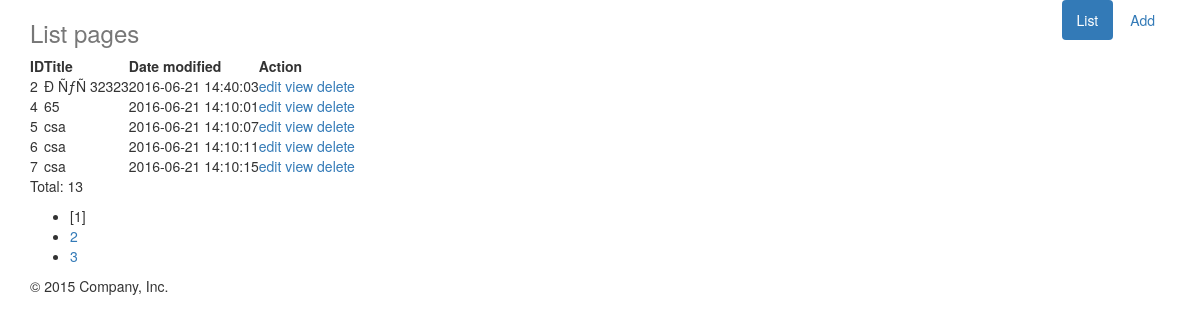
The page / on the database its author committed.
### tables this page shows
CREATE TABLE `pet__page` (
  `pageId` int(10) unsigned NOT NULL AUTO_INCREMENT,
  `title` varchar(255) NOT NULL,
  `body` mediumtext NOT NULL,
  `keywords` varchar(255) NOT NULL DEFAULT '',
  `modified` datetime NOT NULL DEFAULT '0000-00-00 00:00:00',
  PRIMARY KEY (`pageId`),
  KEY `modified` (`modified`)
);

### src/app/controller/PageController.php (called while the page is built, shortened)
<?php
class PageController implements ApplyAppableInterface {
    private $dao;
    public function actionIndex($p = 0) {
        $limit = 5;
        View::renderPhp('list', [
            'list'  => $this->dao->query( $p, $limit ),
            'size'  => $this->dao->size(),
            'limit' => $limit,
            'page'  => $p,
        ]);
    }
    public function appInit(AppContextInterface $app) {
        $this->dao = $app->get('app\dao\PageDao');
    }
}

### web/index.php (called while the page is built, shortened)
<?php
app\App::launch();

### src/app/model/Page.php (called while the page is built, shortened)
<?php
class Page {
    private $pageId;
    private $title;
    private $modified;
    public function __construct() {
        $this->modified = new \DateTime();
    }
    public function getPageId() {
        return $this->pageId;
    }
    public function getTitle() {
        return $this->title;
    }
    public function getModified() {
        return $this->modified;
    }
    public function setPageId($pageId) {
        $this->pageId = $pageId;
    }
    public function setTitle($title) {
        $this->title = $title;
    }
    public function setModified($modified) {
        if(is_string($modified)) {
            $this->modified = new \DateTime($modified);
        } else {
           $this->modified = $modified;
        }
    }
}

### src/app/dao/PageDao.php (called while the page is built, shortened)
<?php
class PageDao implements ApplyAppableInterface {
    public function query($offset = 0, $limit = 10) {
        $conn = $this->getConnection();
        $sql = 'SELECT * FROM pet__page '
                . 'LIMIT '. (int)$offset . ',' . (int)$limit;
        $stmt = $conn->prepare($sql);
        $stmt->execute();
        $rows = $stmt->fetchAll(\PDO::FETCH_ASSOC);
        if(is_array($rows)) {
            $self = $this;
            return array_map(function($row) use(&$self){
                return $self->fillPage($row);
            }, $rows);
        }
        return [];
    }
    public function getConnection() {
        return Connection::getConn();
    }
    private function fillPage(array $row) {
        $page = new Page();
        return $page;
    }
}

### src/resource/views/list.php (the view, shortened to what this page needs)
<?php
self::renderPhp('header', [
    'active' => 'home',
]);
?>
<table>
    <tr>
        <th>ID</th>
        <th>Title</th>
        <th>Date modified</th>
        <th>Action</th>
    </tr>
<?php foreach ($list as $item): ?>
        <tr>
            <td><?php echo $item->getPageId(); ?> </td>
            <td><?php echo $item->getTitle(); ?> </td>
            <td> <?php echo $item->getModified()->format('Y-m-d H:i:s'); ?> </td>
            <td> <a href="/?a=page/edit&id=<?php echo $item->getPageId(); ?>">edit</a>
                <a href="/?a=page/view&id=<?php echo $item->getPageId(); ?>">view</a>
                <a onclick="return confirm('?');" href="/?a=page/delete&id=<?php echo $item->getPageId(); ?>">delete</a>
            </td>
        </tr>
<?php endforeach; ?>
</table>
<p>Total: <?php echo $size; ?></p>
    <?php if ($limit < $size): ?>
    <ul>
            <?php for ($i = 0, $l = 1; $i < $size; $i+=$limit, $l++): ?>
            <li>
                <?php if ($page == $i): ?>
                    <span>[<?php echo ($l); ?>]</span>
                <?php else: ?>
                    <a href="/?a=page/index&p=<?php echo $i; ?>"><?php echo ($l); ?></a>
            <?php endif; ?>
            </li>
    <?php endfor; ?>
    </ul>
<?php endif; ?>
<?php self::renderPhp('footer'); ?>

### src/resource/views/header.php (shortened to what this page needs)
<?php $active = isset($active) ? $active : 'home'; ?>
<?php $title = isset($title) ? $title : 'List pages'; ?>
<!DOCTYPE html>
<html lang="en">
  <head>
    <link href="/css/bootstrap.min.css" rel="stylesheet">
    <link href="/css/ie10-viewport-bug-workaround.css" rel="stylesheet">
  </head>
  <body>
    <div class="container">
      <div class="header clearfix">
        <nav>
          <ul class="nav nav-pills pull-right">
            <li role="presentation" <?php if($active == 'home'):?>class="active"<?php endif;?>><a href="/">List</a></li>
            <li role="presentation" <?php if($active == 'add'):?>class="active"<?php endif;?>><a href="/index.php?a=page/add">Add</a></li>
          </ul>
        </nav>
        <h3 class="text-muted"><?php echo $title;?></h3>
      </div>
      <div class="row marketing">
        <div class="col-lg-12">

### src/app/util/View.php (shortened to what this page needs)
<?php
class View {
    public static function getPathView() {
        return dirname(__FILE__) . '/../../resource/views';
    }
    public static function renderPhp($file, $params = array(), $output = true) {
        $path = self::getPathView() .  DIRECTORY_SEPARATOR . $file;
        if(strpos($path, '.php') === FALSE) {
            $path .= '.php';
        }
        extract($params);
        include_once($path);
        $s = ob_get_contents();
        if($output) {
            echo $s;
        }
        return $s;
    }
}

### src/resource/views/footer.php
        </div>
      </div>
      <footer class="footer">
        <p>&copy; 2015 Company, Inc.</p>
      </footer>
    </div>
  </body>
</html>

### src/app/App.php (shortened to what this page needs)
<?php
class App implements AppContextInterface {
    private static $inst = null;
    private $context = [];
    private $reflections = [];
    private function run() {
        $this->runRequest();
    }
    private function runRequest() {
        $request = $this->get('app\Request');
        $action = $request->getAction();
        $path = explode('/', $action);
        $controllerName = isset($path[0]) ?
                'app\controller\\' .ucfirst($path[0]).'Controller' : 'app\controller\HomeController';
        $method = isset($path[1]) ? 'action'.ucfirst($path[1]) : 'actionIndex';
        $ref = $this->getReflection($controllerName);
        $refMethod = $ref->getMethod($method);
        $params = [];
        foreach($refMethod->getParameters() as $param) {
            $params[$param->name] = $request->get($param->name);
        }
        $controller = $this->get($ref->getName());
        call_user_func_array([$controller, $method], $params);
    }
    private function getReflection($className) {
        if(!isset($this->reflections[$className])) {
            $this->reflections[$className] = new \ReflectionClass($className);
        }
        return $this->reflections[$className];
    }
    public function get($name, $newInstance = false) {
        if(!isset($this->context[$name]) || $newInstance) {
            $ref = $this->getReflection($name);
            $inst = $ref->newInstanceArgs();
            $this->context[$name] = $inst;
        }
        return $this->context[$name];
    }
    public static function launch() {
        if(is_null(self::$inst)) {
            self::$inst = new self();
            self::$inst->run();
        }
    }
}

### rows shown on the page
pet__page: pageId "2", title "Ð ÑƒÑ 32323", modified "2016-06-21 14:40:03"
pet__page: pageId "4", title "65", modified "2016-06-21 14:10:01"
pet__page: pageId "5", title "csa", modified "2016-06-21 14:10:07"
pet__page: pageId "6", title "csa", modified "2016-06-21 14:10:11"
pet__page: pageId "7", title "csa", modified "2016-06-21 14:10:15"

### other values the page prints
$title "List pages"
$size "13"
